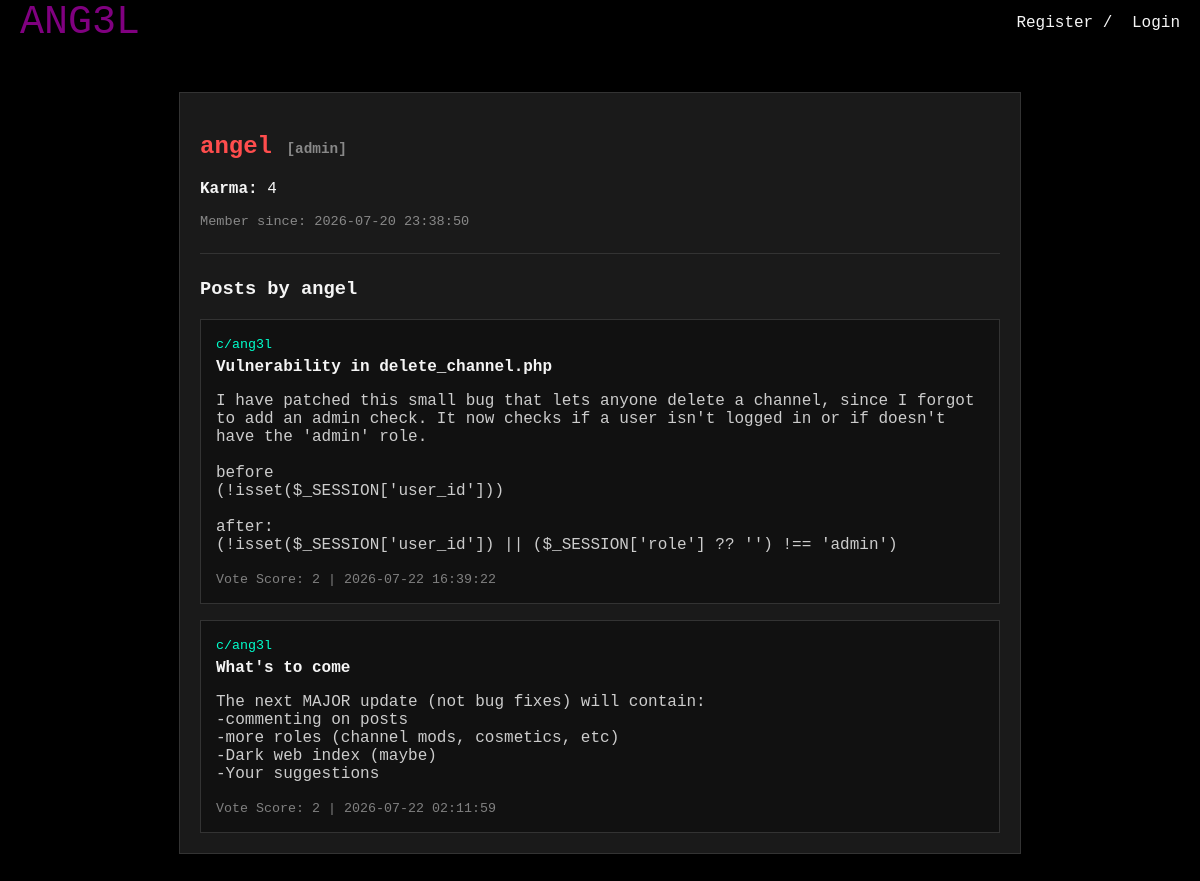
Page /u/angel on the committed database.
### tables this page shows
CREATE TABLE users (
    id INTEGER PRIMARY KEY AUTOINCREMENT,
    username TEXT UNIQUE NOT NULL,
    password_hash TEXT NOT NULL,
    is_admin INTEGER DEFAULT 0,
    created_at DATETIME DEFAULT CURRENT_TIMESTAMP
, role TEXT DEFAULT 'member', karma INTEGER DEFAULT 0);

CREATE TABLE posts (
    id INTEGER PRIMARY KEY AUTOINCREMENT,
    subchannel_id INTEGER NOT NULL,
    user_id INTEGER NOT NULL,
    title TEXT NOT NULL,
    body TEXT NOT NULL,
    votes_count INTEGER DEFAULT 0,
    created_at DATETIME DEFAULT CURRENT_TIMESTAMP,
    FOREIGN KEY (subchannel_id) REFERENCES subchannels(id) ON DELETE CASCADE,
    FOREIGN KEY (user_id) REFERENCES users(id) ON DELETE CASCADE
);

CREATE TABLE subchannels (
    id INTEGER PRIMARY KEY AUTOINCREMENT,
    name TEXT UNIQUE NOT NULL,
    description TEXT,
    created_by INTEGER,
    created_at DATETIME DEFAULT CURRENT_TIMESTAMP,
    FOREIGN KEY (created_by) REFERENCES users(id) ON DELETE SET NULL
);

### db.php (called while the page is built, shortened)
<?php
if (!function_exists('getRoleColor')) {
    function getRoleColor($role) {
        switch ($role) {
            case 'admin': return '#FF4D4D';
        }
    }
}

### public/profile.php (the view, shortened to what this page needs)
<?php
require_once __DIR__ . '/../db.php';
$username = strtolower(trim($_GET['user'] ?? ''));
$stmt = $db->prepare("SELECT id, username, role, karma, created_at FROM users WHERE LOWER(username) = ?");
$stmt->execute([$username]);
$profile_user = $stmt->fetch(PDO::FETCH_ASSOC);
$stmt_posts = $db->prepare("SELECT p.*, c.name as channel_name FROM posts p JOIN subchannels c ON p.subchannel_id = c.id WHERE p.user_id = ? ORDER BY p.created_at DESC");
$stmt_posts->execute([$profile_user['id']]);
$user_posts = $stmt_posts->fetchAll(PDO::FETCH_ASSOC);
?>
<!DOCTYPE html>
<html>
<head>
    <link rel="stylesheet" type="text/css" href="/css/header.css">
    <link rel="stylesheet" type="text/css" href="/css/profile.css">
</head>
<body>
    <?php include __DIR__ . '/../includes/header.php'; ?>
    <div class="container">
        <h2 style="color: <?php echo getRoleColor($profile_user['role']); ?>;">
            <?php echo htmlspecialchars($profile_user['username'], ENT_QUOTES, 'UTF-8'); ?>
            <span style="font-size: 0.9rem; color: #888;">[<?php echo htmlspecialchars($profile_user['role'], ENT_QUOTES, 'UTF-8'); ?>]</span>
        </h2>
        <p><strong>Karma:</strong> <?php echo $profile_user['karma']; ?></p>
        <p style="font-size: 0.85rem; color: #888;">Member since: <?php echo $profile_user['created_at']; ?></p>
        <hr style="border: 0; border-top: 1px solid #333; margin: 1.5rem 0;">
        <h3>Posts by <?php echo htmlspecialchars($profile_user['username'], ENT_QUOTES, 'UTF-8'); ?></h3>
        <?php if (empty($user_posts)): ?>
            <p style="color: gray;">No posts yet.</p>
        <?php else: ?>
            <?php foreach ($user_posts as $post): ?>
                <div class="post-card">
                    <small style="color: #00ffcc;"><a href="/c/<?php echo htmlspecialchars($post['channel_name'], ENT_QUOTES, 'UTF-8'); ?>" style="color: #00ffcc; text-decoration: none;">c/<?php echo htmlspecialchars($post['channel_name'], ENT_QUOTES, 'UTF-8'); ?></a></small>
                    <h4 style="margin: 5px 0;"><?php echo htmlspecialchars($post['title'], ENT_QUOTES, 'UTF-8'); ?></h4>
                    <p style="color: #ccc;"><?php echo nl2br(htmlspecialchars($post['body'], ENT_QUOTES, 'UTF-8')); ?></p>
                    <small style="color: gray;">Vote Score: <?php echo $post['votes_count']; ?> | <?php echo $post['created_at']; ?></small>
                </div>
            <?php endforeach; ?>
        <?php endif; ?>
    </div>
</body>
</html>

### public/css/header.css (style rules this page uses)
body { background-color: rgb(0, 0, 0); margin: 0; }
a { color: whitesmoke; text-decoration: none; }

### public/css/profile.css (style rules this page uses)
body { background: #000000; color: whitesmoke; font-family: "JetBrainsMono NF", monospace; margin: 0; padding-top: 60px; }
.container { max-width: 800px; margin: 2rem auto; padding: 20px; background: #1a1a1a; border: 1px solid #333; }
.post-card { background: #111; border: 1px solid #333; padding: 15px; margin-top: 1rem; }

### rows in the picture
users: username "angel", role "admin", karma "4", created_at "2026-07-20 23:38:50"
posts: subchannel.name "ang3l", title "Vulnerability in delete_channel.php", body "I have patched this small bug that lets anyone delete a channel, since I forgot to add an admin check. It now checks if a user isn't logged in or if doesn't have the 'admin' role. before (!isset($_SESSION['user_id'])) after: (!isset($_SESSION['user_id']) || ($_SESSION['role'] ?? '') !== 'admin')", votes_count "2", created_at "2026-07-22 16:39:22"
posts: subchannel.name "ang3l", title "What's to come", body "The next MAJOR update (not bug fixes) will contain: -commenting on posts -more roles (channel mods, cosmetics, etc) -Dark web index (maybe) -Your suggestions", votes_count "2", created_at "2026-07-22 02:11:59"
